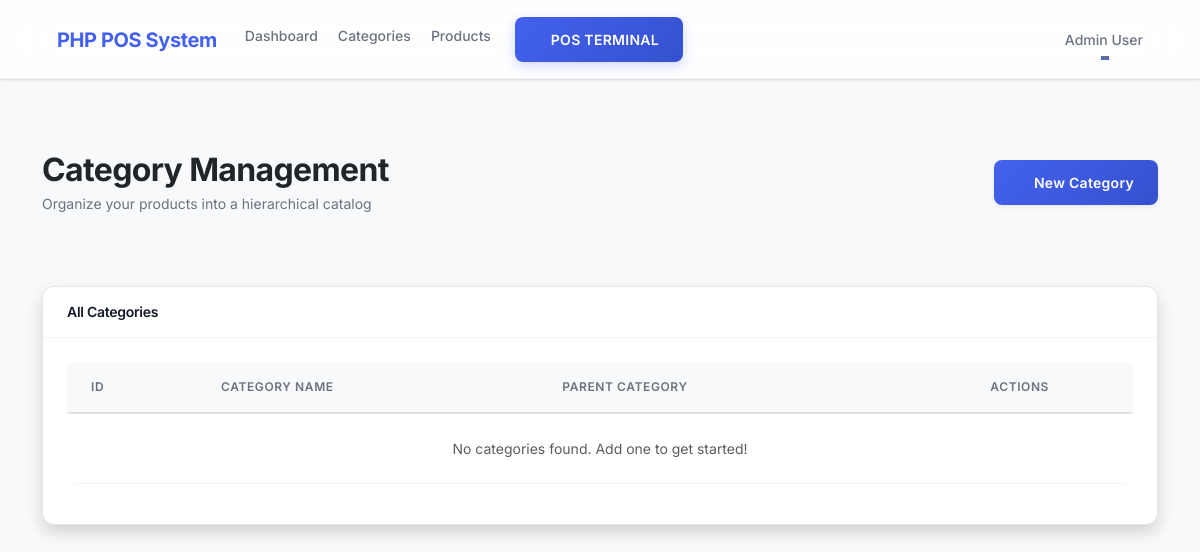
The app's page /categories (signed in), older data.
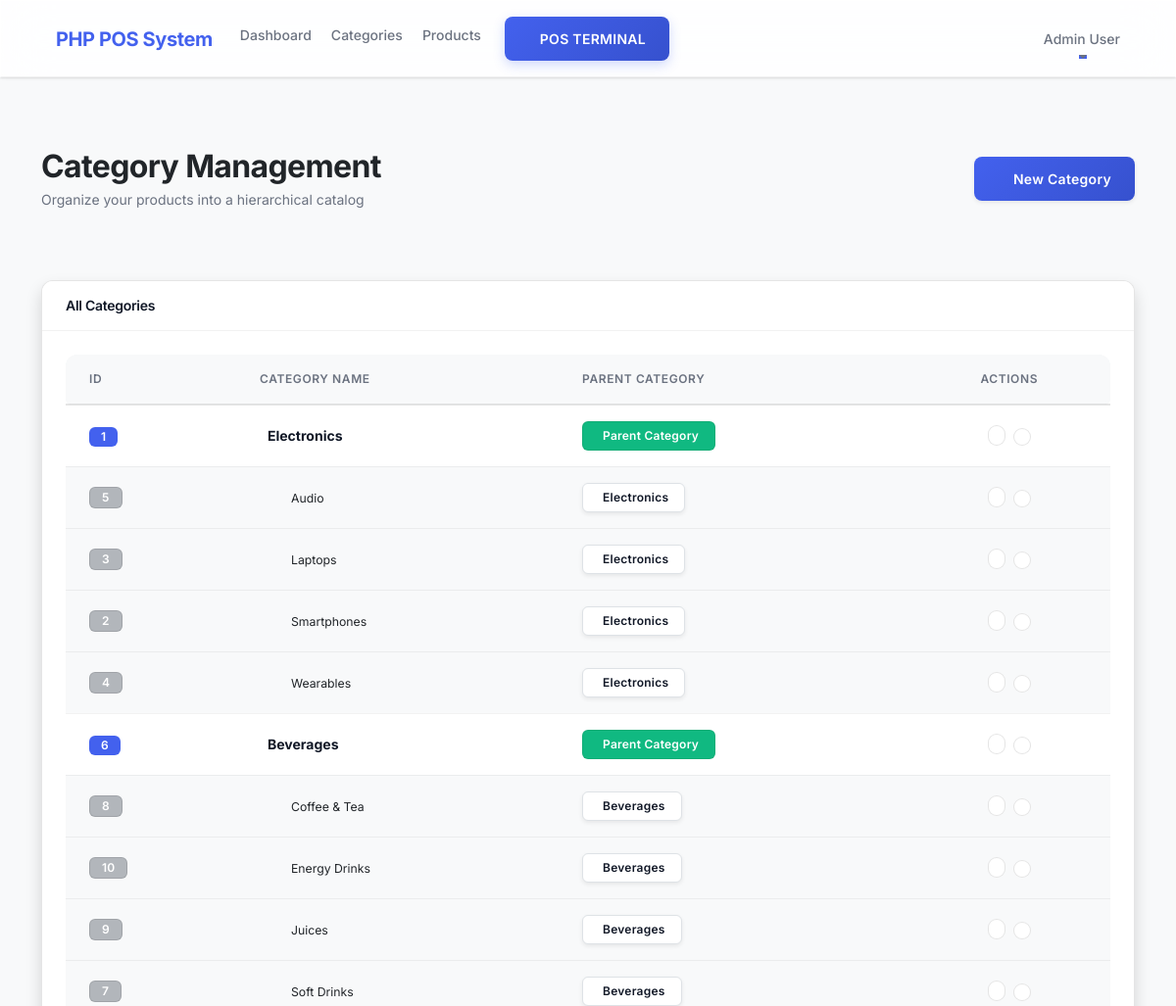
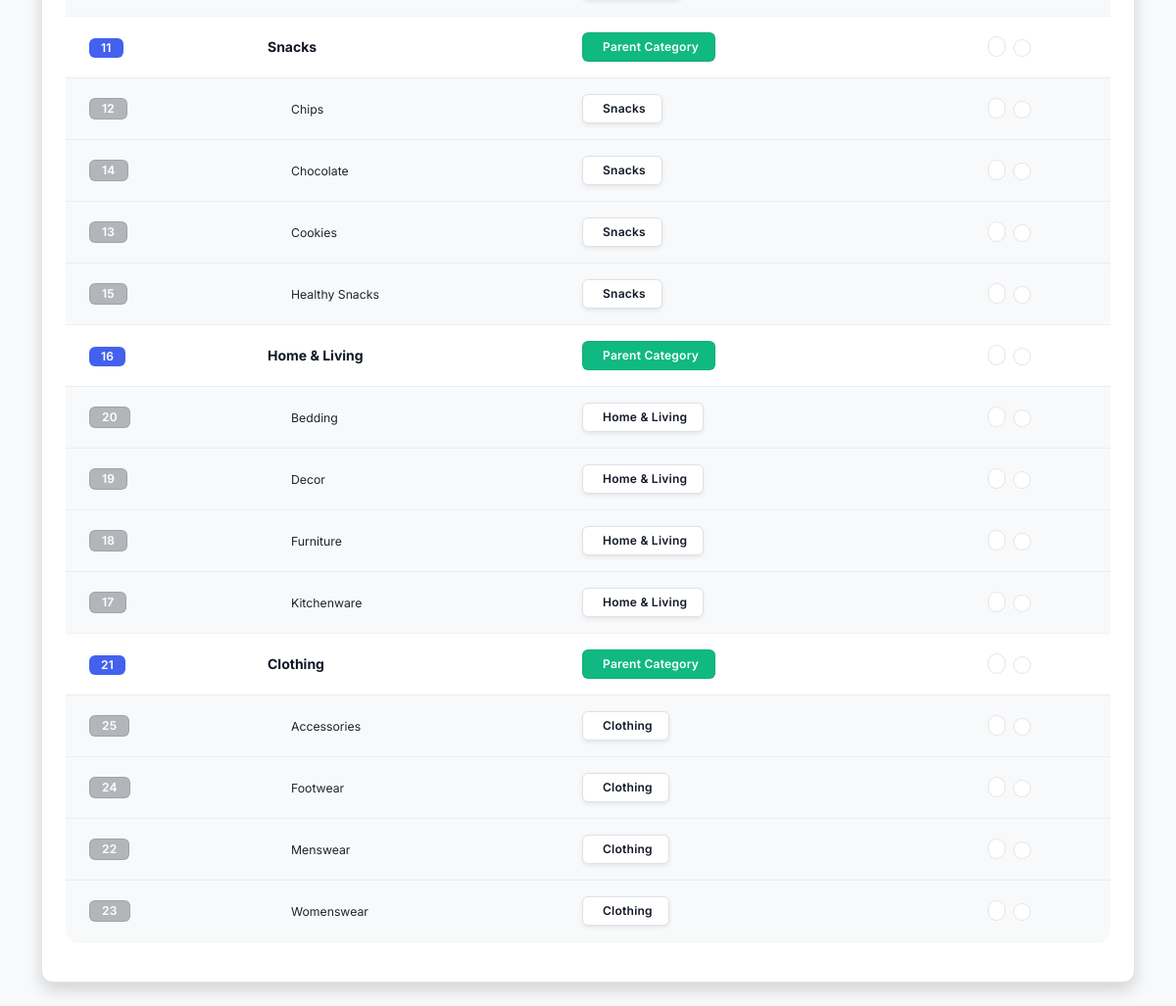
The same page, newer data (2 pictures, top to bottom).
### tables this page shows
CREATE TABLE `categories` (
  `id` int(11) NOT NULL,
  `name` varchar(255) NOT NULL,
  `parent_id` int(11) DEFAULT NULL,
  `created_at` timestamp NOT NULL DEFAULT current_timestamp()
);

### app/controllers/Categories.php (called while the page is built, shortened)
<?php
class Categories extends Controller {
    public function __construct(){
        $this->categoryModel = $this->model('Category');
    }
    public function index(){
        $categories = $this->categoryModel->getCategories();
        $data = [
            'categories' => $categories
        ];
        $this->view('categories/index', $data);
    }
}

### app/libraries/Core.php (called while the page is built, shortened)
<?php
class Core {
    protected $currentMethod = 'index';
    public function __construct(){
        $url = $this->getUrl();
        if(isset($url[0]) && file_exists('../app/controllers/' . ucwords($url[0]) . '.php')){
            unset($url[0]);
        }
        $this->currentController = new $this->currentController;
        $this->params = $url ? array_values($url) : [];
        call_user_func_array([$this->currentController, $this->currentMethod], $this->params);
    }
    public function getUrl(){
        if(isset($_GET['url'])){
            $url = rtrim($_GET['url'], '/');
            $url = filter_var($url, FILTER_SANITIZE_URL);
            $url = explode('/', $url);
            return $url;
        }
    }
}

### public/index.php (called while the page is built, shortened)
<?php
$init = new Core;

### app/helpers/session_helper.php (called while the page is built, shortened)
<?php
function isAdmin(){
    if(isset($_SESSION['user_role']) && $_SESSION['user_role'] == 'admin'){
        return true;
    } else {
        return false;
    }
}

### app/libraries/Database.php (called while the page is built, shortened)
<?php
class Database {
    private $host = DB_HOST;
    private $user = DB_USER;
    private $pass = DB_PASS;
    private $dbname = DB_NAME;
    public $dbh;
    private $stmt;
    public function __construct(){
        $dsn = 'mysql:host=' . $this->host . ';dbname=' . $this->dbname;
        $options = array(
            PDO::ATTR_PERSISTENT => true,
            PDO::ATTR_ERRMODE => PDO::ERRMODE_EXCEPTION
        );
        try{
            $this->dbh = new PDO($dsn, $this->user, $this->pass, $options);
        } catch(PDOException $e){
            $this->error = $e->getMessage();
            echo $this->error;
        }
    }
    public function query($sql){
        $this->stmt = $this->dbh->prepare($sql);
    }
    public function execute(){
        return $this->stmt->execute();
    }
    public function resultSet(){
        $this->execute();
        return $this->stmt->fetchAll(PDO::FETCH_OBJ);
    }
}

### app/models/Category.php (called while the page is built, shortened)
<?php
class Category {
    private $db;
    public function __construct(){
        $this->db = new Database;
    }
    public function getCategories(){
        $this->db->query('SELECT c.*, p.name as parent_name
                          FROM categories c
                          LEFT JOIN categories p ON c.parent_id = p.id
                          ORDER BY COALESCE(c.parent_id, c.id), c.parent_id IS NOT NULL, c.name');
        return $this->db->resultSet();
    }
}

### app/views/categories/index.php (the view, shortened to what this page needs)
<?php require APPROOT . '/views/inc/header.php'; ?>
<div class="row mb-4 align-items-center py-5">
    <div class="col-md-6">
        <h1 class="h2 mb-1 fw-bold text-dark">Category Management</h1>
        <p class="text-secondary mb-0">Organize your products into a hierarchical catalog</p>
    </div>
    <div class="col-md-6 text-md-end mt-3 mt-md-0">
        <?php if(isAdmin()) : ?>
        <a href="<?php echo URLROOT; ?>/categories/add" class="btn btn-primary px-4 shadow-sm">
            <i class="ph-bold ph-plus me-2"></i>New Category
        </a>
        <?php endif; ?>
    </div>
</div>
<div class="card shadow mb-4">
    <div class="card-header py-3 bg-white">
        <h6 class="m-0 font-weight-bold text-primary">All Categories</h6>
    </div>
    <div class="card-body">
        <div class="table-responsive">
            <table class="table table-hover" width="100%" cellspacing="0">
                <thead class="table-light">
                    <tr>
                        <th class="border-0 rounded-start">ID</th>
                        <th class="border-0">Category Name</th>
                        <th class="border-0">Parent Category</th>
                        <?php if(isAdmin()) : ?>
                        <th class="border-0 text-center rounded-end">Actions</th>
                        <?php endif; ?>
                    </tr>
                </thead>
                <tbody>
                    <?php if(empty($data['categories'])) : ?>
                        <tr><td colspan="4" class="text-center py-4 text-muted">No categories found. Add one to get started!</td></tr>
                    <?php else : ?>
                        <?php foreach($data['categories'] as $category) : ?>
                            <tr class="<?php echo $category->parent_id ? 'table-light' : 'fw-bold bg-light bg-opacity-10'; ?>">
                                <td class="align-middle">
                                    <span class="badge <?php echo $category->parent_id ? 'bg-secondary bg-opacity-50' : 'bg-primary'; ?>">
                                        <?php echo $category->id; ?>
                                    </span>
                                </td>
                                <td class="align-middle">
                                    <?php if($category->parent_id) : ?>
                                        <span class="ms-4 text-muted small">
                                            <span class="text-dark"><?php echo $category->name; ?></span>
                                        </span>
                                    <?php else : ?>
                                        <?php echo $category->name; ?>
                                    <?php endif; ?>
                                </td>
                                <td class="align-middle">
                                    <?php if($category->parent_name) : ?>
                                        <span class="badge bg-white text-primary border shadow-sm px-3 py-2">
                                            <i class="ph ph-folder me-1"></i><?php echo $category->parent_name; ?>
                                        </span>
                                    <?php else : ?>
                                        <span class="badge bg-success bg-opacity-10 text-success border border-success border-opacity-25 px-3 py-2">
                                            <i class="ph-bold ph-crown me-1"></i>Parent Category
                                        </span>
                                    <?php endif; ?>
                                </td>
                                <?php if(isAdmin()) : ?>
                                <td class="align-middle text-center">
                                    <div class="d-flex gap-2 justify-content-center">
                                        <a href="<?php echo URLROOT; ?>/categories/edit/<?php echo $category->id; ?>" class="btn btn-sm btn-light rounded-pill p-2" title="Edit">
                                        </a>
                                        <form class="d-inline confirm-delete" action="<?php echo URLROOT; ?>/categories/delete/<?php echo $category->id; ?>" method="post" data-title="Delete Category?" data-text="This will permanently delete '<?php echo $category->name; ?>'. Products in this category may become uncategorized.">
                                            <button type="submit" class="btn btn-sm btn-light rounded-pill p-2" title="Delete">
                                            </button>
                                        </form>
                                    </div>
                                </td>
                                <?php endif; ?>
                            </tr>
                        <?php endforeach; ?>
                    <?php endif; ?>
                </tbody>
            </table>
        </div>
    </div>
</div>
<?php require APPROOT . '/views/inc/footer.php'; ?>

### app/libraries/Controller.php (shortened to what this page needs)
<?php
class Controller {
    public function model($model){
        return new $model();
    }
    public function view($view, $data = []){
        if(file_exists('../app/views/' . $view . '.php')){
            require_once '../app/views/' . $view . '.php';
        } else {
            die('View does not exist');
        }
    }
}

### app/views/inc/header.php (shortened to what this page needs)
<!DOCTYPE html>
<html lang="en">
<head>
    <link href="https://cdn.jsdelivr.net/npm/bootstrap@5.3.0/dist/css/bootstrap.min.css" rel="stylesheet">
    <link rel="stylesheet" href="https://cdnjs.cloudflare.com/ajax/libs/font-awesome/6.4.0/css/all.min.css">
    <link rel="stylesheet" href="<?php echo URLROOT; ?>/css/style.css">
</head>
<body>
    <?php require APPROOT . '/views/inc/navbar.php'; ?>
    <div class="container">

### app/views/inc/navbar.php (shortened to what this page needs)
<nav class="navbar navbar-expand-lg sticky-top mb-4 glass">
  <div class="container-fluid px-4">
    <a class="navbar-brand d-flex align-items-center" href="<?php echo URLROOT; ?>/dashboard">
        <span><?php echo SITENAME; ?></span>
    </a>
    <div class="collapse navbar-collapse" id="navbarsExampleDefault">
      <ul class="navbar-nav me-auto mb-2 mb-md-0">
        <li class="nav-item">
          <a class="nav-link d-flex align-items-center" href="<?php echo URLROOT; ?>/dashboard">
            <i class="ph-bold ph-house-line me-1"></i> Dashboard
          </a>
        </li>
        <li class="nav-item">
          <a class="nav-link d-flex align-items-center" href="<?php echo URLROOT; ?>/categories">
            <i class="ph-bold ph-tag me-1"></i> Categories
          </a>
        </li>
        <li class="nav-item">
          <a class="nav-link d-flex align-items-center" href="<?php echo URLROOT; ?>/products">
            <i class="ph-bold ph-package me-1"></i> Products
          </a>
        </li>
        <li class="nav-item ms-lg-3">
            <a class="btn btn-primary px-4" href="<?php echo URLROOT; ?>/pos">
                <i class="ph-bold ph-calculator me-1"></i> POS TERMINAL
            </a>
        </li>
      </ul>
      <ul class="navbar-nav ml-auto">
        <?php if(isset($_SESSION['user_id'])) : ?>
            <li class="nav-item dropdown">
                <a class="nav-link dropdown-toggle d-flex align-items-center" href="#" id="navbarDropdown" role="button" data-bs-toggle="dropdown" aria-expanded="false">
                    <span><?php echo $_SESSION['user_name']; ?></span>
                </a>
            </li>
        <?php endif; ?>
      </ul>
    </div>
  </div>
</nav>

### app/views/inc/footer.php (shortened to what this page needs)
    </div>
</body>
</html>

Row changes from the older to the newer data that the page shows:
added categories: id "1", name "Electronics", shows "Parent Category"
added categories: id "5", name "Audio", parent.name "Electronics"
added categories: id "3", name "Laptops", parent.name "Electronics"
added categories: id "2", name "Smartphones", parent.name "Electronics"
added categories: id "4", name "Wearables", parent.name "Electronics"
added categories: id "6", name "Beverages", shows "Parent Category"
added categories: id "8", name "Coffee & Tea", parent.name "Beverages"
added categories: id "10", name "Energy Drinks", parent.name "Beverages"
added categories: id "9", name "Juices", parent.name "Beverages"
added categories: id "7", name "Soft Drinks", parent.name "Beverages"
added categories: id "11", name "Snacks", shows "Parent Category"
added categories: id "12", name "Chips", parent.name "Snacks"
added categories: id "14", name "Chocolate", parent.name "Snacks"
added categories: id "13", name "Cookies", parent.name "Snacks"
added categories: id "15", name "Healthy Snacks", parent.name "Snacks"
added categories: id "16", name "Home & Living", shows "Parent Category"
added categories: id "20", name "Bedding", parent.name "Home & Living"
added categories: id "19", name "Decor", parent.name "Home & Living"
added categories: id "18", name "Furniture", parent.name "Home & Living"
added categories: id "17", name "Kitchenware", parent.name "Home & Living"
added categories: id "21", name "Clothing", shows "Parent Category"
added categories: id "25", name "Accessories", parent.name "Clothing"
added categories: id "24", name "Footwear", parent.name "Clothing"
added categories: id "22", name "Menswear", parent.name "Clothing"
added categories: id "23", name "Womenswear", parent.name "Clothing"
Text that changed along with them:
text no longer shown: "No categories found. Add one to get started!"
